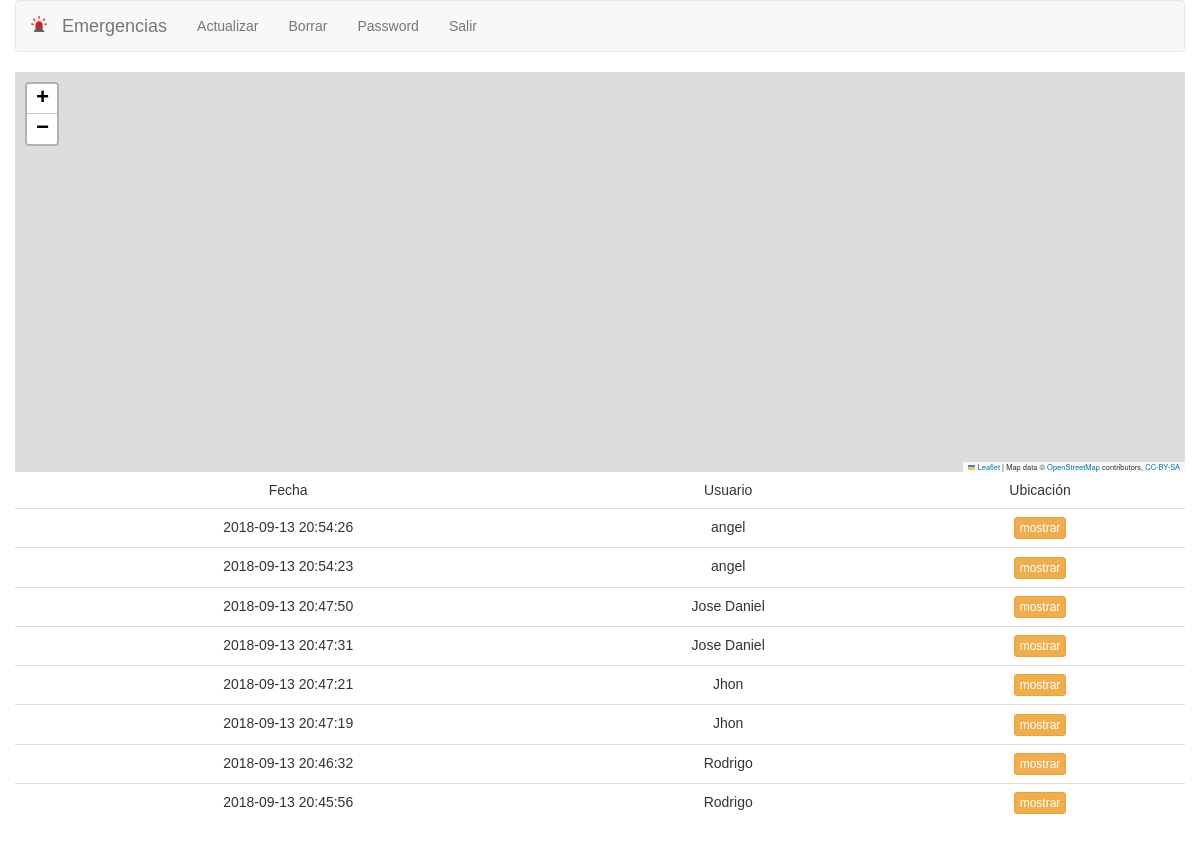
Screenshot of /welcome.php (signed in) with the database file from the repository.
### tables this page shows
CREATE TABLE `notificaciones` (
  `id_notificacion` int(11) NOT NULL,
  `fecha` datetime DEFAULT NULL,
  `usuario` varchar(100) DEFAULT NULL,
  `latitude` decimal(12,10) DEFAULT NULL,
  `longitude` decimal(12,10) DEFAULT NULL
);

### welcome.php (the view, shortened to what this page needs)
<?php
require_once "config.php";
?>
<!DOCTYPE html>
<html lang="en">
<head>
    <link rel="stylesheet" href="https://maxcdn.bootstrapcdn.com/bootstrap/3.3.7/css/bootstrap.css">
    <link rel="stylesheet" href="https://unpkg.com/leaflet@1.3.4/dist/leaflet.css"
/>
</head>
<body>
    <div class="container-fluid">
    <nav class="navbar navbar-default">
  <div class="container-fluid">
    <div class="navbar-header">
      <a class="navbar-brand" href="#">
        <img alt="Alerta" src="favicon.png" height="16" width="16">
      </a>
      <a class="navbar-brand" href="#">Emergencias</a>
    </div>
    <div class="collapse navbar-collapse" id="bs-example-navbar-collapse-1">
      <ul class="nav navbar-nav">
        <li><a href="javascript:location.reload(true);">Actualizar</a></li>
        <li><a href="delete.php">Borrar</a></li>
        <li><a href="reset-password.php">Password</a></li>
        <li><a href="logout.php">Salir</a></li>
      </ul>
    </div>
  </div>
</nav>
    <div class="row">
        <div class="col-md-12">
            <div id="mapid" style="width: 100%; height: 400px;"></div>
        </div>
    </div>
    <div class="row">
        <div class="col-md-12">
            <table class="table table-hover">
                <thead>
                    <tr>
                        <td>Fecha</td>
                        <td>Usuario</td>
                        <td>Ubicación</td>
                    </tr>
                </thead>
                <tbody id="recargarDiv">
                    <?php
                    $sql = "SELECT * FROM notificaciones order by fecha desc";
                    if($stmt = $pdo->prepare($sql)){
                        if($stmt->execute()){
                            while ($row = $stmt->fetch()) {
                                echo "<tr>";
                                echo "<td>" . $row['fecha']."</td>\n";
                                echo "<td>" . $row['usuario']."</td>\n";
                                $fecha = "'". $row['fecha'] . "'";
                                $usuario = "'". $row['usuario'] . "'";
                                $lat = $row['latitude'];
                                $lon = $row['longitude'];
                                echo '<td><button class="btn btn-warning btn-xs" onclick="mostrar('.$fecha.', '.$usuario.','.$lat.','.$lon.')">mostrar</button></td';
                            }
                        }
                    }
                     ?>
                </tbody>
            </table>
        </div>
    </div>
    </div>
</body>
</html>

### welcome.php (style rules this page uses)
body { font: 14px sans-serif; text-align: center; }

### rows the page displays
notificaciones: fecha "2018-09-13 20:54:26", usuario "angel"
notificaciones: fecha "2018-09-13 20:54:23", usuario "angel"
notificaciones: fecha "2018-09-13 20:47:50", usuario "Jose Daniel"
notificaciones: fecha "2018-09-13 20:47:31", usuario "Jose Daniel"
notificaciones: fecha "2018-09-13 20:47:21", usuario "Jhon"
notificaciones: fecha "2018-09-13 20:47:19", usuario "Jhon"
notificaciones: fecha "2018-09-13 20:46:32", usuario "Rodrigo"
notificaciones: fecha "2018-09-13 20:45:56", usuario "Rodrigo"
